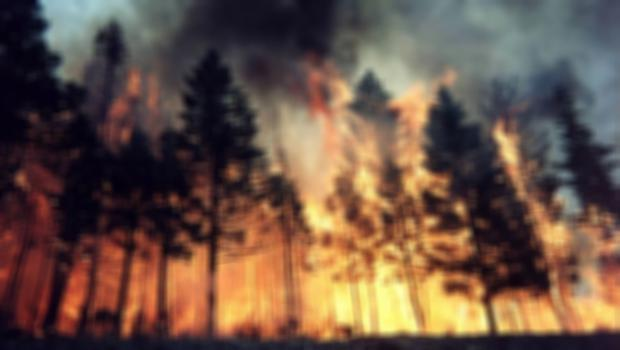
#> input picture result/2D convolution.jpg, 620 x 350 px, given in place of tree-fire.jpg, which was not available
$ python flip_mirror.py
#> lines starting #> are read from the running program, lines starting #| are printed output that depends on the picture; pictures that were not available may be replaced by others from this repository, and a replacement may not be noted
import cv2
import numpy as np
import matplotlib.pyplot as plt

img_path = 'data/VOC2020/JPEGImages/tree-fire.jpg'
img = cv2.imread(img_path)
#> img is the input picture: shape (350, 620, 3); mean B, G, R 69.4, 82.6, 106.4
img_rgb = cv2.cvtColor(img, cv2.COLOR_BGR2RGB)

img_mirror = np.fliplr(img_rgb)
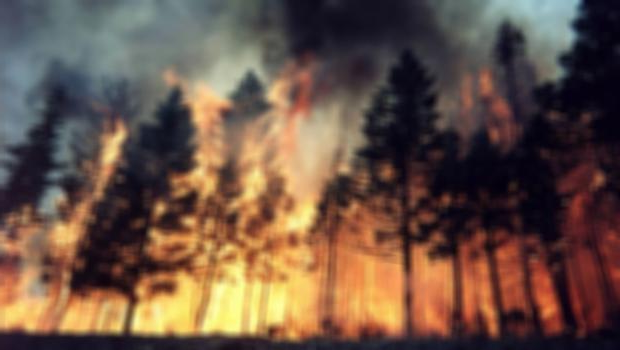
#> img_mirror: shape (350, 620, 3); mean R, G, B 106.4, 82.6, 69.4
img_flip = np.flipud(img_rgb)
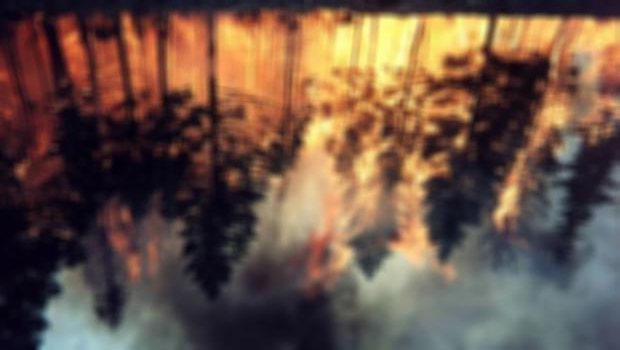
#> img_flip: shape (350, 620, 3); mean R, G, B 106.4, 82.6, 69.4

images = [img_rgb, img_mirror, img_flip]
titles = ['Original', 'Mirror', 'Flip']
for i in range(3):
    plt.subplot(1,3,i+1), plt.imshow(images[i])
    plt.title(titles[i])
    plt.axis('off')
    plt.xticks([]), plt.yticks([])
    if i > 0:
        plt.imsave(f'result/{titles[i]}.jpg', images[i])
plt.show()
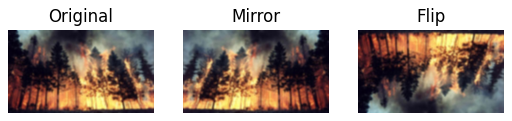
#> figure drawn by matplotlib, 3 panels

$ run again, on result/Kernel.jpg
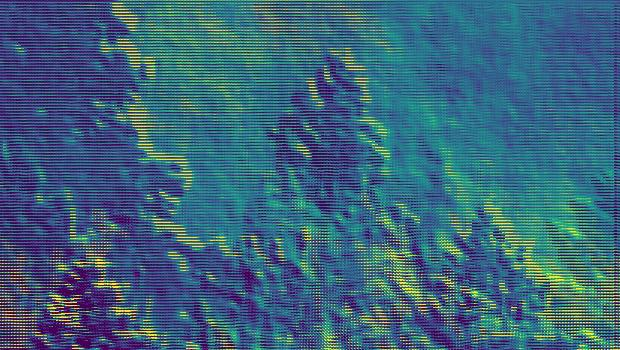
#> input picture result/Kernel.jpg, 620 x 350 px, given in place of tree-fire.jpg, which was not available
#> img is the input picture: shape (350, 620, 3); mean B, G, R 123.6, 100, 60
#> `img_flip = np.flipud(img_rgb)`:
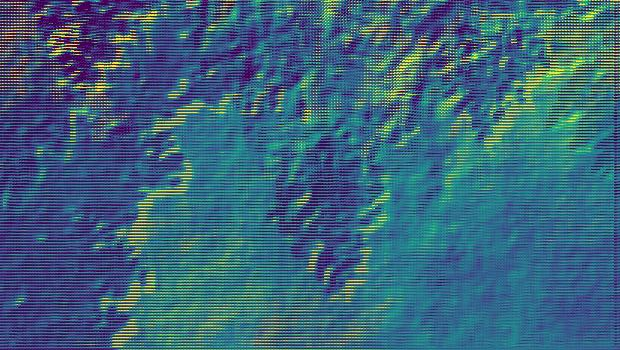
#> img_flip: shape (350, 620, 3); mean R, G, B 60, 100, 123.6
#> `plt.show()`:
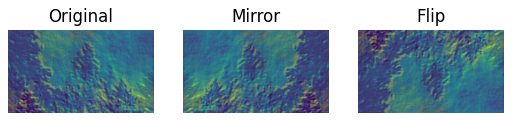
#> figure drawn by matplotlib, 3 panels
